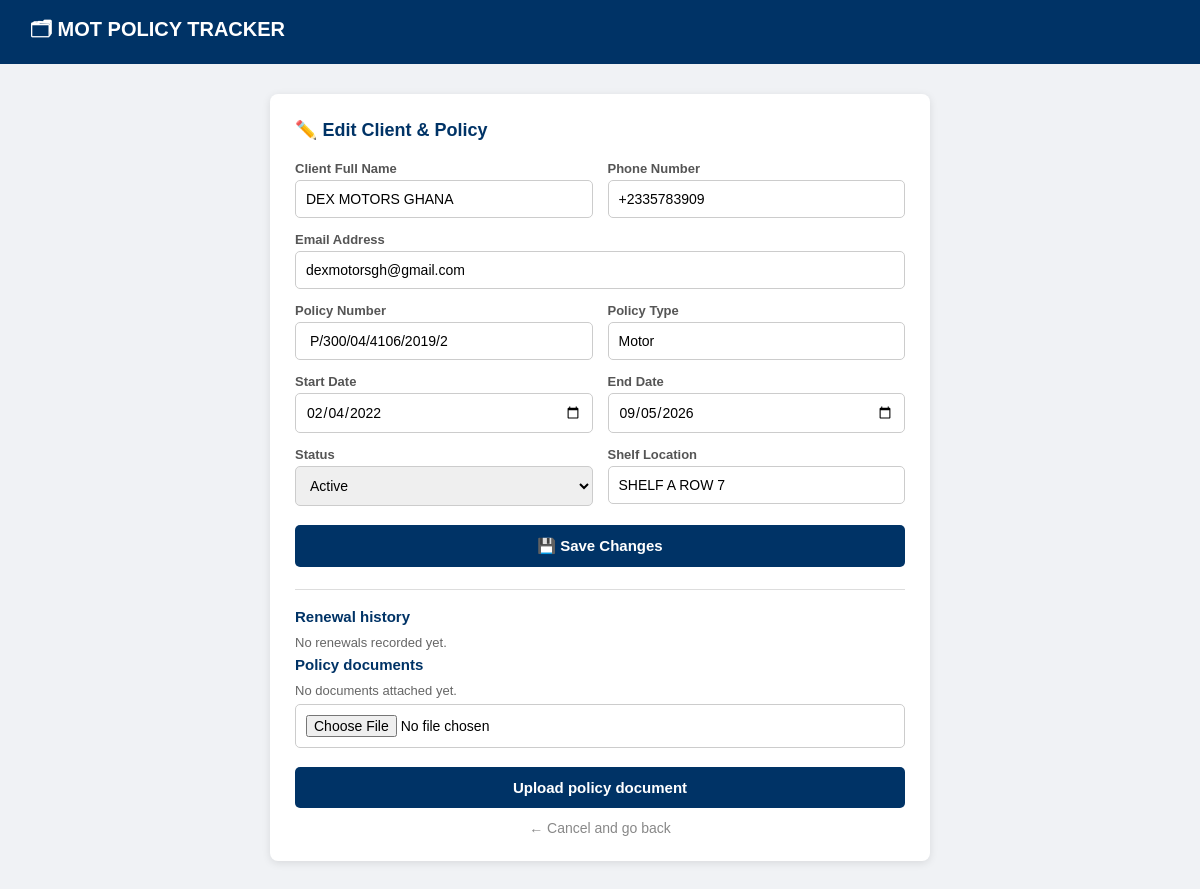
Before: /edit/3 with the older database file.
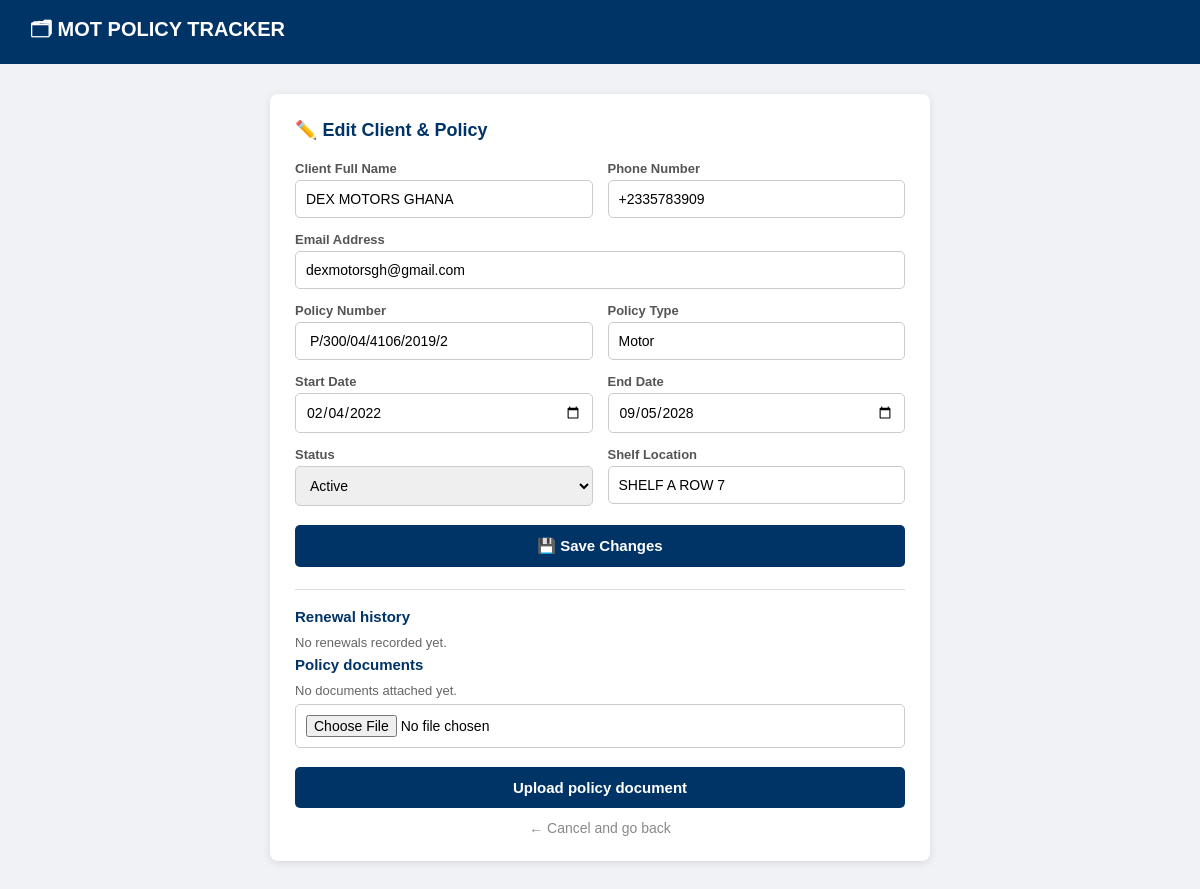
After: the same page with the newer database file.
### tables this page shows
CREATE TABLE clients (
            client_id INTEGER PRIMARY KEY AUTOINCREMENT,
            full_name TEXT,
            phone TEXT,
            email TEXT
        );

CREATE TABLE policies (
            policy_id INTEGER PRIMARY KEY AUTOINCREMENT,
            policy_number TEXT,
            policy_type TEXT,
            start_date TEXT,
            end_date TEXT,
            status TEXT,
            client_id INTEGER, deleted_at TEXT,
            FOREIGN KEY (client_id) REFERENCES clients(client_id)
        );

CREATE TABLE file_log (
            log_id INTEGER PRIMARY KEY AUTOINCREMENT,
            policy_id INTEGER,
            shelf_location TEXT,
            FOREIGN KEY (policy_id) REFERENCES policies(policy_id)
        );

### app.py (the view, shortened to what this page needs)
@app.route("/edit/<int:policy_id>", methods=["GET", "POST"])
def edit(policy_id):
    record = get_record_by_policy_id(policy_id)
    if not record:
        return redirect(url_for("index"))
    return render_template("edit.html", record=record,
                           renewal_history=get_renewal_history(policy_id),
                           documents=get_policy_documents(policy_id))

### app.py (called while the page is built)
def connect_db():
    conn = sqlite3.connect(DB_PATH)
    conn.execute("PRAGMA foreign_keys = ON")
    return conn

def get_renewal_history(policy_id):
    conn = connect_db()
    rows = conn.execute(
        "SELECT previous_start_date, previous_end_date, new_start_date, new_end_date, renewed_at "
        "FROM renewal_history WHERE policy_id=? ORDER BY renewed_at DESC", (policy_id,)
    ).fetchall()
    conn.close()
    return rows

def get_policy_documents(policy_id):
    conn = connect_db()
    rows = conn.execute(
        "SELECT document_id, filename, uploaded_at FROM policy_documents WHERE policy_id=? ORDER BY uploaded_at DESC",
        (policy_id,)
    ).fetchall()
    conn.close()
    return rows

def get_record_by_policy_id(policy_id):
    conn = connect_db()
    cursor = conn.cursor()
    cursor.execute("""
        SELECT
            clients.client_id,
            clients.full_name,
            clients.phone,
            clients.email,
            policies.policy_id,
            policies.policy_number,
            policies.policy_type,
            policies.start_date,
            policies.end_date,
            policies.status,
            file_log.shelf_location
        FROM policies
        JOIN clients ON policies.client_id = clients.client_id
        JOIN file_log ON policies.policy_id = file_log.policy_id
        WHERE policies.deleted_at IS NULL AND policies.policy_id = ?
    """, (policy_id,))
    result = cursor.fetchone()
    conn.close()
    return result

### templates/edit.html (shortened to what this page needs)
<!DOCTYPE html>
<html lang="en">
<head>
</head>
<body>
    <div class="navbar">🗂 MOT POLICY TRACKER</div>
    <div class="container">
        <div class="card">
            <h2>✏️ Edit Client & Policy</h2>
            <form method="POST">
                <div class="row">
                    <div>
                        <label>Client Full Name</label>
                        <input type="text" name="full_name" value="{{ record[1] }}" required>
                    </div>
                    <div>
                        <label>Phone Number</label>
                        <input type="text" name="phone" value="{{ record[2] }}" required>
                    </div>
                </div>
                <label>Email Address</label>
                <input type="email" name="email" value="{{ record[3] }}">
                <div class="row">
                    <div>
                        <label>Policy Number</label>
                        <input type="text" name="policy_number" value="{{ record[5] }}" required>
                    </div>
                    <div>
                        <label>Policy Type</label>
                        <input type="text" name="policy_type" value="{{ record[6] }}" required>
                    </div>
                </div>
                <div class="row">
                    <div>
                        <label>Start Date</label>
                        <input type="date" name="start_date" value="{{ record[7] }}" required>
                    </div>
                    <div>
                        <label>End Date</label>
                        <input type="date" name="end_date" value="{{ record[8] }}" required>
                    </div>
                </div>
                <div class="row">
                    <div>
                        <label>Status</label>
                        <select name="status">
                            <option value="Active" {% if record[9] == 'Active' %}selected{% endif %}>Active</option>
                        </select>
                    </div>
                    <div>
                        <label>Shelf Location</label>
                        <input type="text" name="shelf_location" value="{{ record[10] }}" required>
                    </div>
                </div>
                <button type="submit" class="btn-save">💾 Save Changes</button>
            </form>
            <div class="history">
                <h3>Renewal history</h3>
                {% if renewal_history %}
                <ul>
                    {% for renewal in renewal_history %}
                    <li>{{ renewal[0] }} to {{ renewal[1] }} renewed to {{ renewal[2] }} to {{ renewal[3] }} on {{ renewal[4] }}</li>
                    {% endfor %}
                </ul>
                {% else %}
                <p>No renewals recorded yet.</p>
                {% endif %}
                <h3>Policy documents</h3>
                {% if documents %}
                <ul>
                    {% for document in documents %}
                    <li><a href="/policy-document/{{ document[0] }}">{{ document[1] }}</a> uploaded {{ document[2] }}</li>
                    {% endfor %}
                </ul>
                {% else %}
                <p>No documents attached yet.</p>
                {% endif %}
                <form method="POST" action="/policy/{{ record[4] }}/document" enctype="multipart/form-data">
                    <input type="file" name="document" accept=".pdf,.jpg,.jpeg,.png" required>
                    <button type="submit" class="btn-save">Upload policy document</button>
                </form>
            </div>
            <a href="/" class="btn-cancel">← Cancel and go back</a>
        </div>
    </div>
</body>
</html>

### templates/edit.html (style rules this page uses)
* { margin: 0; padding: 0; box-sizing: border-box; font-family: Arial, sans-serif; }
body { background-color: #f0f2f5; }
.navbar { background-color: #003366; padding: 15px 30px; color: white; font-size: 20px; font-weight: bold; }
.container { max-width: 700px; margin: 30px auto; padding: 0 20px; }
.card { background: white; border-radius: 8px; padding: 25px; box-shadow: 0 2px 8px rgba(0,0,0,0.1); }
h2 { color: #003366; margin-bottom: 20px; font-size: 18px; }
label { font-size: 13px; color: #555; display: block; margin-bottom: 4px; font-weight: bold; }
input, select { width: 100%; padding: 10px; margin-bottom: 14px; border: 1px solid #ccc; border-radius: 5px; font-size: 14px; }
.row { display: grid; grid-template-columns: 1fr 1fr; gap: 15px; }
.btn-save { background-color: #003366; color: white; padding: 12px 30px; border: none; border-radius: 5px; cursor: pointer; font-size: 15px; font-weight: bold; width: 100%; margin-top: 5px; }
.btn-cancel { display: block; text-align: center; margin-top: 12px; color: #888; text-decoration: none; font-size: 14px; }
.history { margin-top: 22px; padding-top: 18px; border-top: 1px solid #ddd; }
.history h3 { color: #003366; font-size: 15px; margin-bottom: 10px; }
.history p, .history li { color: #666; font-size: 13px; margin-bottom: 6px; }

Changed rows visible on the page:
changed policies "Motor": end_date "09/05/2026" → "09/05/2028"
